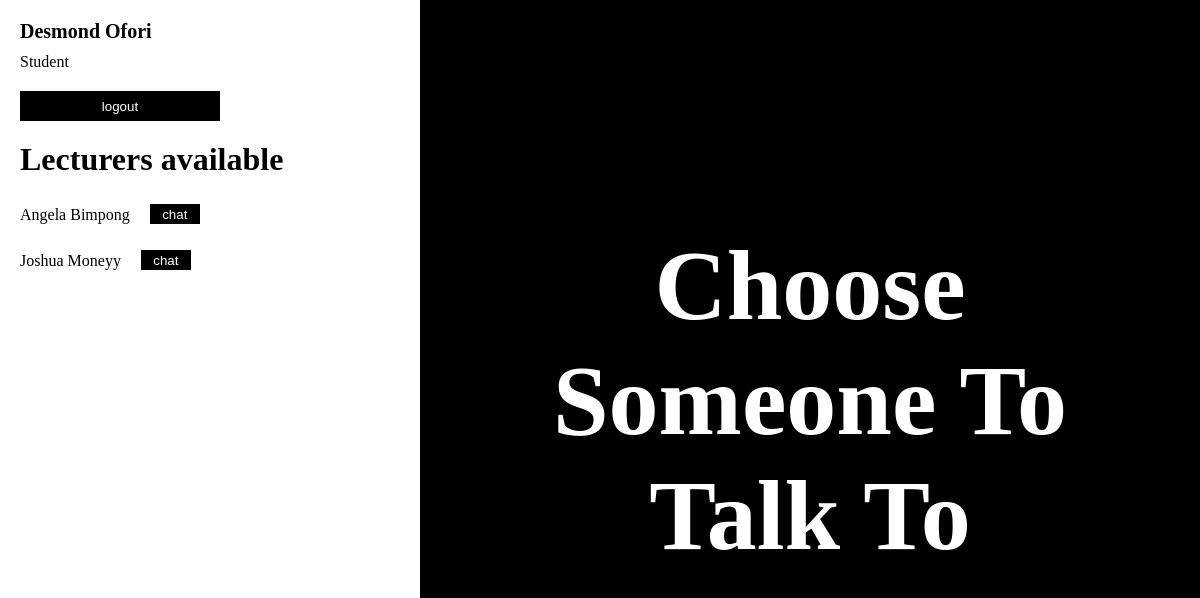
/dashboard.php (signed in), run on the app's committed database.
### tables this page shows
CREATE TABLE `users` (
  `id` int(11) NOT NULL,
  `unique_id` varchar(255) NOT NULL,
  `fname` varchar(255) NOT NULL,
  `lname` varchar(255) NOT NULL,
  `username` varchar(255) NOT NULL,
  `password` varchar(255) NOT NULL,
  `status` varchar(255) NOT NULL,
  `role` varchar(255) NOT NULL
);

### dashboard.php (the view, shortened to what this page needs)
<?php
include './connection.php';
$username= $_SESSION['username'];
$sql= "SELECT * FROM `users` WHERE username= '$username'";
$result= mysqli_query($con,$sql);
$row= mysqli_fetch_assoc($result);
$fname= $row['fname'];
$lname= $row['lname'];
$fullname = $fname." ".$lname;
$role=$row['role'];
if($role === "student"){
    $opposite = "Lecturers";
}else{
    $opposite = "Students";
}
?>
<!DOCTYPE html>
<html lang="en">
<head>
    <link rel="stylesheet" href="dashboard12.css">
</head>
<body>
    <div class="container">
        <div class="left">
            <div class="profile">
                <p class="name"><?php echo $fullname;?></p>
                <p class="role"><?php echo $role;?></p>
            </div>
            <button onclick="location.href='./logout.php'">logout</button>
            <div class="others">
                <p class="side-title"><?php echo $opposite;?> available</p>
                <div class="list">
                    <?php
                        include './connection.php';
                        $sqldisplay= "SELECT * FROM `users` WHERE NOT role='$role'";
                        $resultdisplay= mysqli_query($con, $sqldisplay);
                        if($resultdisplay){
                        while($rowdisplay=mysqli_fetch_assoc($resultdisplay)){
                            $unique_id=$rowdisplay['unique_id'];
                            $firstname=$rowdisplay['fname'];
                            $lastname=" ".$rowdisplay['lname'];
                            $fullname=$firstname.$lastname;
                            echo"
                            <div class=\"person\">
                                <div class=\"person-top\">
                                    <img src=\"\" alt=\"\">
                                    <p class=\"person-name\">$fullname</p>
                                </div>
                                <button onclick=\"location.href = 'chat.php?oomfid=".$unique_id."'\">chat</button>
                            </div>
                            ";
                        }
                        }
        ?>
                </div>
            </div>
        </div>
        <div class="right">
            <p class="select">choose someone to talk to </p>
        </div>
    </div>
</body>
</html>

### dashboard12.css (style rules this page uses)
* { margin: 0; padding: 0; box-sizing: border-box; text-decoration: none; }
.container { display: flex; width: 100vw; min-height: 100vh; justify-content: space-between; }
.left { width: 35vw; display: flex; flex-direction: column; gap: 20px; padding: 20px; }
.profile { display: flex; flex-direction: column; align-items: flex-start; gap: 10px; }
.name { font-weight: bold; font-size: 20px; }
.role { font-weight: lighter; text-transform: capitalize; }
.left button { width: 200px; background-color: black; color: white; height: 30px; border: none; cursor: pointer; }
.others { display: flex; flex-direction: column; gap: 10px; }
.others .side-title { font-weight: bolder; font-size: 32px; }
.list { display: flex; flex-direction: column; align-items: flex-start; gap: 10px; }
.person { display: flex; align-items: flex-end; justify-content: space-between; gap: 20px; }
.person button { width: 50px; height: 20px; cursor: pointer; }
.right { width: 65vw; display: flex; flex-direction: column; align-items: center; justify-content: center; background-color: black; color: white; padding: 20px; }
.select { font-size: 100px; font-weight: bold; width: 80%; text-align: center; text-transform: capitalize; }

### data on the page
users: fullname "Desmond Ofori", role "Student", role "Lecturers"
users: fullname "Angela Bimpong"
users: fullname "Joshua Moneyy"
